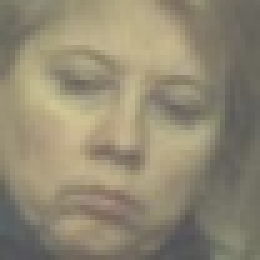
#> input picture datasets/test_dataset/109/2019-10-29T21:56:34.953600.jpg, 52 x 52 px (shown 5 times larger)
$ python main.py
#> lines starting #> are read from the running program, lines starting #| are printed output that depends on the picture
### utils/dataset.py
'''
@author Aghaali
'''

import os

'''
 Starting by a dataset name, this function return
 classes => an array with all classes (subfolders inside dataset folder)
 filename => an array with all images filenames
 xFilepath => an array with all images name with path /dataset/classes_folder/filename.pgm
 y => an array with the relative label of filename||xFilepath
'''
def getDataset(dataset):
#> called with dataset = 'test_dataset'
	directory = os.getcwd() + "/datasets/" + dataset +"/"

	classes = []
	filename = []
	xFilepath = []
	y = []

	for root, dirs, files in os.walk(directory):
		for dir in dirs:
			classes.append(dir)

	for imgClass in classes:
		for file in os.listdir(directory + imgClass):
			y.append(imgClass)
			xFilepath.append(imgClass + "/" + file)
			filename.append(file)

	return classes, filename, xFilepath, y


# [10 lines left out: function getPersonalDataset, not called in this run]

### utils/utils.py
'''
@author Aghaali
'''

import os.path
import numpy
import dlib
import cv2
from PIL import Image
import shutil #remove folder with all files

# Other method to read an image starting by filepath
#img = cv2.imread(filepath)

# Read an image starting by the file path and and return the Image object converted in grayscale
def imgRead(filepath):
	if os.path.isfile(filepath):
		return Image.open(filepath).convert("L")
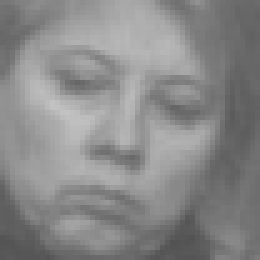
#> returned value: PIL image 52x52 L (shown 5 times larger); min 82, max 195, mean 136.7
	else:
		return

# Return the size of an image
def getImgSize(imgObj):
	return imgObj.size

# Passing an Image Object return the equivalent numpy array values
def getImgArray(imgObj):
	return numpy.matrix(imgObj)

# Check if an Image contain one or more valid faces.
# [23 lines left out: functions faceDetect, imgShow, not called in this run]

# Convert an img array into Image object
def getImgObjFromArray(imgArray):
	return Image.fromarray(imgArray.astype('uint8'), 'L')

# Create the folder LBP inside the dataset folder, in order to save the LBP image
# [16 lines left out: functions createFolderLBP, createFolder, not called in this run]

# Passing an image, a dataset name and file name, store the image in png format
def saveImgLBP(img, dataset, filename, algorithm):
	path = "datasets/" + algorithm + "/" + dataset +"/"
	img.save(path + filename)

# Passing an image, a dataset name and file name, store the image in png format
def saveImgFromArray(img, dataset, filename):
	path = "datasets/" + "/" + dataset +"/"
	img.save(path + filename)


# Equalize the img histogram passed as a parameter
# [4 lines left out: function histogramEqualization, not called in this run]


"""
Return an array of shape (n, nrows, ncols) where
n * nrows * ncols = arr.size

If arr is a 2D array, the returned array should look like n subblocks with
each subblock preserving the "physical" layout of arr.
"""
# [13 lines left out: functions blockshaped, rotateImg, not called in this run]

# https://docs.scipy.org/doc/numpy-1.13.0/reference/generated/numpy.histogram.html
def getHistogram(imgArray):
	hist, bin_edges = numpy.histogram(imgArray, density=True)
	return hist

### main.py
'''
@author Aghaali
'''
import time
import argparse
import cv2
from PIL import Image

# Import my alghorithms
from algorithms.LBP import LBP
# Import my utils method
from utils.utils import *
from utils.dataset import *

from sklearn.metrics import accuracy_score #calculate accuracy
import joblib # save and load model
from sklearn.model_selection import train_test_split # in order to split training and test
import numpy
from skimage.feature import local_binary_pattern

# Classifier
from sklearn.naive_bayes import GaussianNB
from sklearn.neighbors import KNeighborsClassifier
from sklearn import svm

def main():

	parser = argparse.ArgumentParser(description='')
	parser.add_argument('--dataset', dest='dataset', type=str, default='test_dataset', help='Main folder of the dataset')
	parser.add_argument('--classifier', dest='classifier', type=str, default='svm', help='Classifier to use: "svm" or "naivebayes" or "knn"')
	parser.add_argument('--training', dest='training', action='store_true', default=False, help='whether or not an output image should be produced')
	parser.add_argument('--histEq', dest='histEq', action='store_true', default=False, help='if you want to equialize the histogram before calculating LBP')
	parser.add_argument('--output', dest='output', action='store_true', default=False, help='if you want to save the png of LBP image')

	arguments = parser.parse_args()
	datasetMainFolder = os.getcwd() + "/datasets/"

	# Security check about the classifier
	if(arguments.classifier != "svm" and arguments.classifier != "naivebayes" and arguments.classifier != "knn"):
		print("Classifier not valid. Choose between svm, naivebayes or knn")
		return

	# Security check about the dataset
	if os.path.isdir(datasetMainFolder + arguments.dataset) == False:
		print('The Dataset "' + arguments.dataset + '" doesn\'t exist')
		return

	# Helpful instad of write datasetMainFolder + arguments.dataset + "/"
	datasetFolder = datasetMainFolder + arguments.dataset + "/"

	# Get Dataset information
	classes, filenames, xFilepaths, y = getDataset(arguments.dataset)
	x = []

	print("Launching LBP on the " + arguments.dataset + " dataset...")
	startTime = time.time()

	# This counter is used to store the png
	counter = 0

	# if --output is passed as parameter
	if arguments.output == True:
		createFolderLBP(arguments.dataset, "LBP" )


	for xfp in xFilepaths:
		img = imgRead(datasetFolder + xfp)

		# Check if img exist (security check)
		if img:
			# if --histEq is passed as parameter, perform an histogram equalization
			if(arguments.histEq == True):
				img =  histogramEqualization(img)

#> (the run stopped early here; a loop or call above may not have finished)
